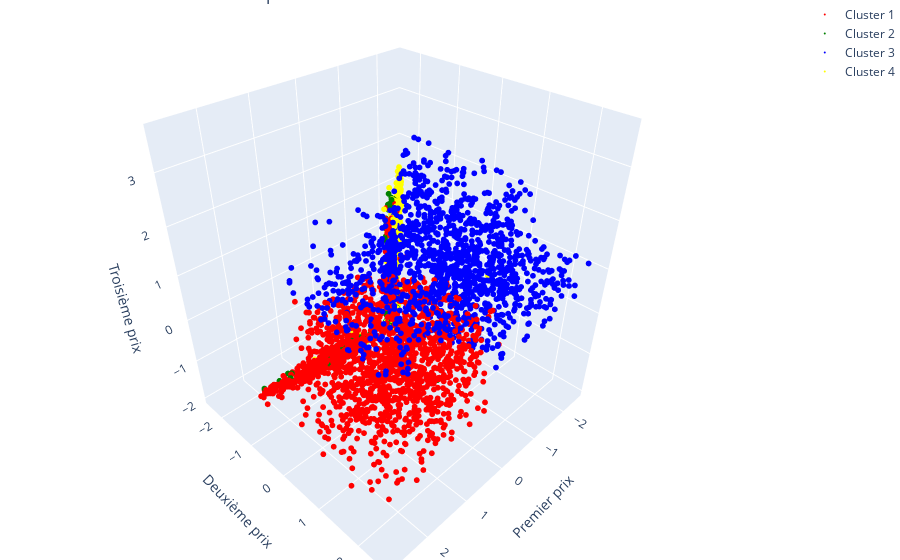

This figure's notebook cell:
### Markdown cell above
## Visualisation de la séparabilité des trois premiers prix

### Code cell
# Réduction de dimensionnalité avec deux ACPs
pca = PCA(n_components=3)  # Réduire à 2 dimensions pour visualisation
data_pca = pca.fit_transform(data_scaled)
data_truncated = data_scaled[:, 0:3]

# Application du clustering K-Means (si pas déjà fait)
n_clusters = 4  # Ajustez selon votre cas
kmeans = KMeans(n_clusters=n_clusters, random_state=0).fit(data_scaled)
clusters = kmeans.labels_

import plotly.graph_objs as go

# Création d'une figure Plotly
fig = go.Figure()

colors = ['red', 'green', 'blue', 'yellow', 'cyan', 'magenta']  # Ajoutez plus de couleurs si vous avez plus de clusters

for i in range(n_clusters):
    # Sélection des points appartenant au cluster i
    cluster_points = data_truncated[clusters == i]
    
    # Ajout d'un scatter3d pour chaque cluster
    fig.add_trace(go.Scatter3d(
        x=cluster_points[:, 0],
        y=cluster_points[:, 1],
        z=cluster_points[:, 2],
        mode='markers',
        marker=dict(
            size=2,
            color=colors[i],  # Utilisation de couleurs différentes pour chaque cluster
        ),
        name=f'Cluster {i+1}'
    ))

# Mise à jour des titres des axes et du titre du graphique
fig.update_layout(
    title='Visualisation des clusters de profits',
    scene=dict(
        xaxis_title='Premier prix',
        yaxis_title='Deuxième prix',
        zaxis_title='Troisième prix'
    ),
    margin=dict(l=0, r=0, b=0, t=0)  # Ajuste les marges pour maximiser la taille du graphique
)

# Affichage du graphique
fig.show()

### Figure 1 — Plotly figure (JSON) as saved in the notebook; plotly's stock layout.template omitted (floating-point values rounded to 4 significant figures; data arrays with more than 128 entries replaced by an {"elided": "..."} marker saying what was removed)
{"data": [{"marker": {"color": "red", "size": 2}, "mode": "markers", "name": "Cluster 1", "type": "scatter3d", "x": {"elided": "3182 float values"}, "y": {"elided": "3182 float values"}, "z": {"elided": "3182 float values"}}, {"marker": {"color": "green", "size": 2}, "mode": "markers", "name": "Cluster 2", "type": "scatter3d", "x": {"elided": "2010 float values"}, "y": {"elided": "2010 float values"}, "z": {"elided": "2010 float values"}}, {"marker": {"color": "blue", "size": 2}, "mode": "markers", "name": "Cluster 3", "type": "scatter3d", "x": {"elided": "1758 float values"}, "y": {"elided": "1758 float values"}, "z": {"elided": "1758 float values"}}, {"marker": {"color": "yellow", "size": 2}, "mode": "markers", "name": "Cluster 4", "type": "scatter3d", "x": {"elided": "3049 float values"}, "y": {"elided": "3049 float values"}, "z": {"elided": "3049 float values"}}], "layout": {"margin": {"b": 0, "l": 0, "r": 0, "t": 0}, "scene": {"xaxis": {"title": {"text": "Premier prix"}}, "yaxis": {"title": {"text": "Deuxième prix"}}, "zaxis": {"title": {"text": "Troisième prix"}}}, "title": {"text": "Visualisation des clusters de profits"}}}
